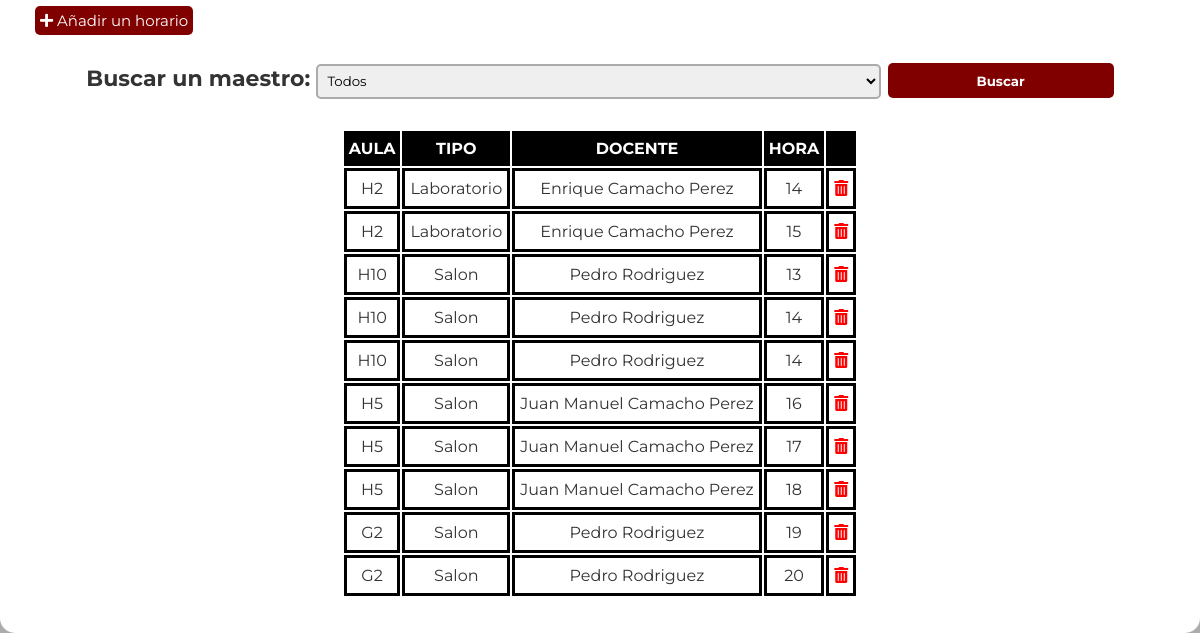
Page /admin/salones.php (signed in, lower part) on the earlier database version.
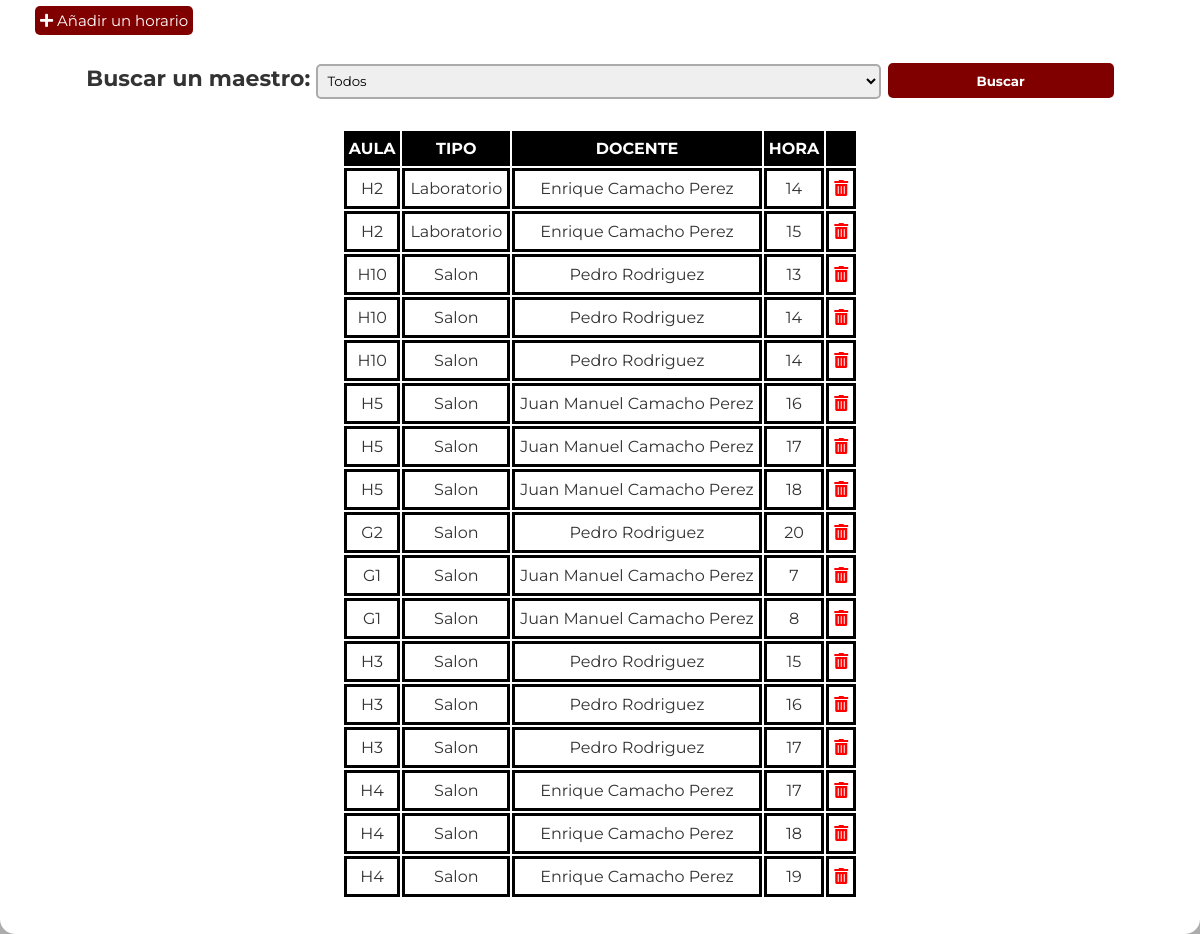
Same page on the later database version.
### tables this page shows
CREATE TABLE `lunes` (
  `id` int(5) NOT NULL,
  `aula` int(5) DEFAULT NULL,
  `maestro` int(5) DEFAULT NULL,
  `clima` varchar(255) DEFAULT NULL,
  `hora` int(11) DEFAULT NULL
);

CREATE TABLE `aulas` (
  `id_aula` int(5) NOT NULL,
  `aula` varchar(5) DEFAULT NULL,
  `tipo` varchar(50) DEFAULT NULL,
  `estado` varchar(255) DEFAULT NULL,
  `clima` varchar(255) DEFAULT NULL
);

CREATE TABLE `docentes` (
  `id_docente` int(5) NOT NULL,
  `nombres` varchar(255) DEFAULT NULL,
  `apellidos` varchar(255) DEFAULT NULL,
  `jefatura` varchar(255) DEFAULT NULL
);

### admin/salones.php (the view, shortened to what this page needs)
<!DOCTYPE html>
<html lang="en">
<head>
    <link rel="stylesheet" href="https://cdnjs.cloudflare.com/ajax/libs/font-awesome/5.15.4/css/all.min.css"/>
    <link rel="stylesheet" href="styles.css"/>
</head>
<body class="panel">
    <div class="contenedor">
        <div class="cont_panel">
            <div class="info_panel">
                <br>
                <div class="cont_info">
                <a href="crear_horario.php" class="btn"><i class="fas fa-plus"></i> Añadir un horario</a><br><br>
                <form class="buscar" action="" method="get">
                    <label for="" class="bs_docente">Buscar un maestro:</label>
                    <select name="busca_docente" class="bs_docentes">
                        <option value="">Todos</option>
                    </select>
                    <button type="submit" name="buscar">Buscar</button>
                </form><br>
                <table class="tablaspanel">
                        <tr>
                            <th>AULA</th>
                            <th>TIPO</th>
                            <th>DOCENTE</th>
                            <th>HORA</th>
                            <th colspan="2"></th>
                        </tr>
                        <?php date_default_timezone_set('America/Mexico_City');
                            $dia_semana = 'lunes';
                            ?>
                        <?php require "conexion.php";
                        if (isset($_GET['buscar']) and $_GET['busca_docente']) {
                            $maestro = $_GET['busca_docente'];
                            $todos_datos = "SELECT * FROM $dia_semana
                            INNER JOIN aulas ON $dia_semana.aula = aulas.id_aula
                            INNER JOIN docentes ON $dia_semana.maestro = docentes.id_docente
                            WHERE nombres LIKE '%$maestro%'";
                        } else {
                            $todos_datos = "SELECT * FROM $dia_semana
                            INNER JOIN aulas ON $dia_semana.aula = aulas.id_aula
                            INNER JOIN docentes ON $dia_semana.maestro = docentes.id_docente";
                        }
                        $resultado = mysqli_query($conectar, $todos_datos);
                        while ($fila = mysqli_fetch_assoc($resultado)){
                        ?>
                            <tr>
                                <td>
                                    <?php echo $fila['aula']; ?>
                                </td>
                                <td><?php echo $fila['tipo']; ?></td>
                                <td><?php echo $fila['nombres']; ?> <?php echo $fila['apellidos']; ?></td>
                                <td><?php echo $fila['hora']; ?></td>
                                <td><a class="eliminar" href="#" onClick="validar('eliminar_aula.php?id=<?php echo $fila['id_aula']; ?>')"><i class="fas fa-trash-alt"></i></a></td>
                            </tr>
                        <?php }?>
                    </table>
                </div>
            </div>
        </div>
    </div>
</body>
</html>

Differences in the rows shown:
removed lunes: aula.aula "G2", aula.tipo "Salon", maestro.nombres "Pedro", maestro.apellidos "Rodriguez", hora "19"
added lunes: aula.aula "G1", aula.tipo "Salon", maestro.nombres "Juan Manuel", maestro.apellidos "Camacho Perez", hora "7"
added lunes: aula.aula "G1", aula.tipo "Salon", maestro.nombres "Juan Manuel", maestro.apellidos "Camacho Perez", hora "8"
added lunes: aula.aula "H3", aula.tipo "Salon", maestro.nombres "Pedro", maestro.apellidos "Rodriguez", hora "15"
added lunes: aula.aula "H3", aula.tipo "Salon", maestro.nombres "Pedro", maestro.apellidos "Rodriguez", hora "16"
added lunes: aula.aula "H3", aula.tipo "Salon", maestro.nombres "Pedro", maestro.apellidos "Rodriguez", hora "17"
added lunes: aula.aula "H4", aula.tipo "Salon", maestro.nombres "Enrique", maestro.apellidos "Camacho Perez", hora "17"
added lunes: aula.aula "H4", aula.tipo "Salon", maestro.nombres "Enrique", maestro.apellidos "Camacho Perez", hora "18"
added lunes: aula.aula "H4", aula.tipo "Salon", maestro.nombres "Enrique", maestro.apellidos "Camacho Perez", hora "19"
